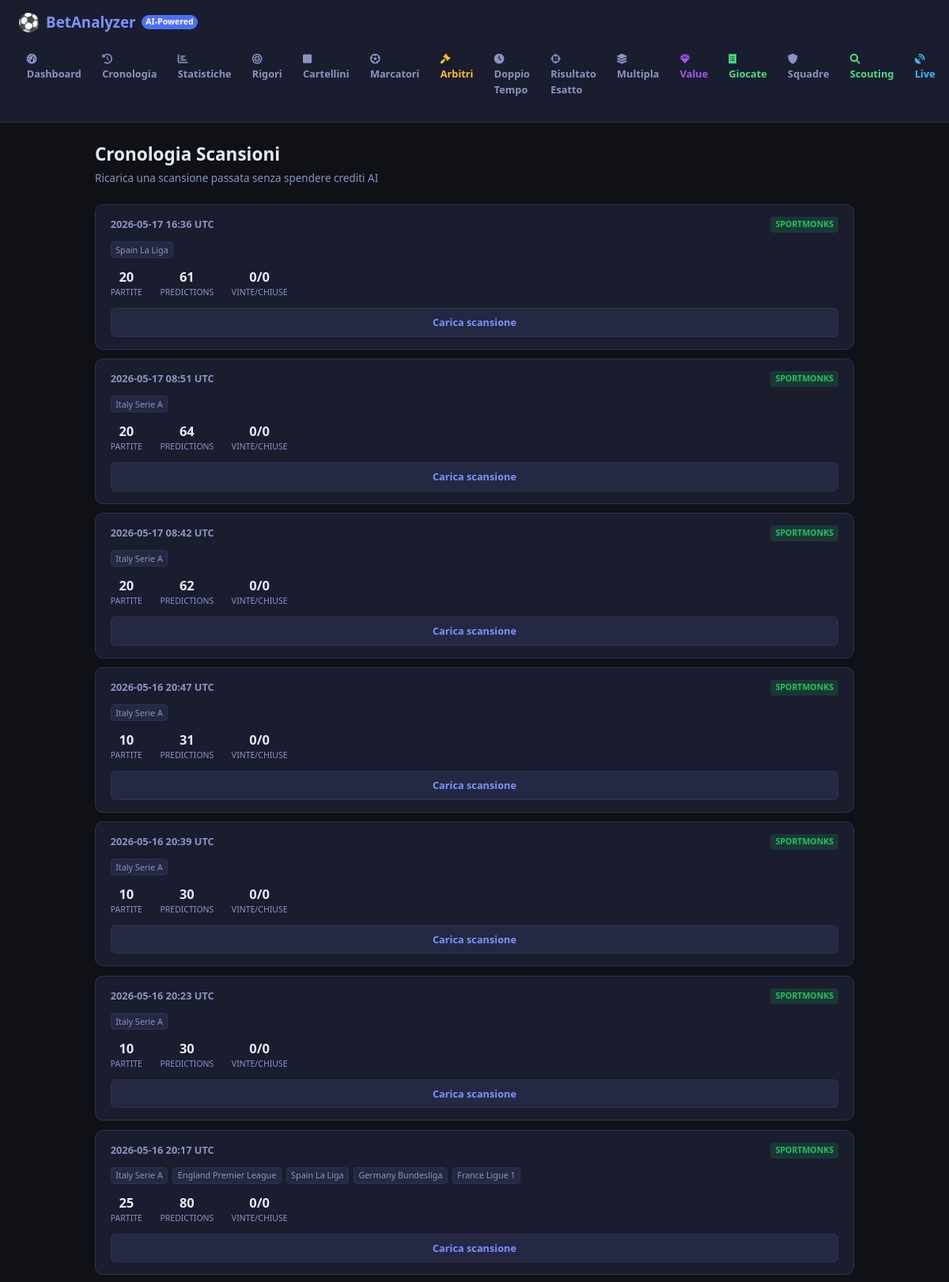
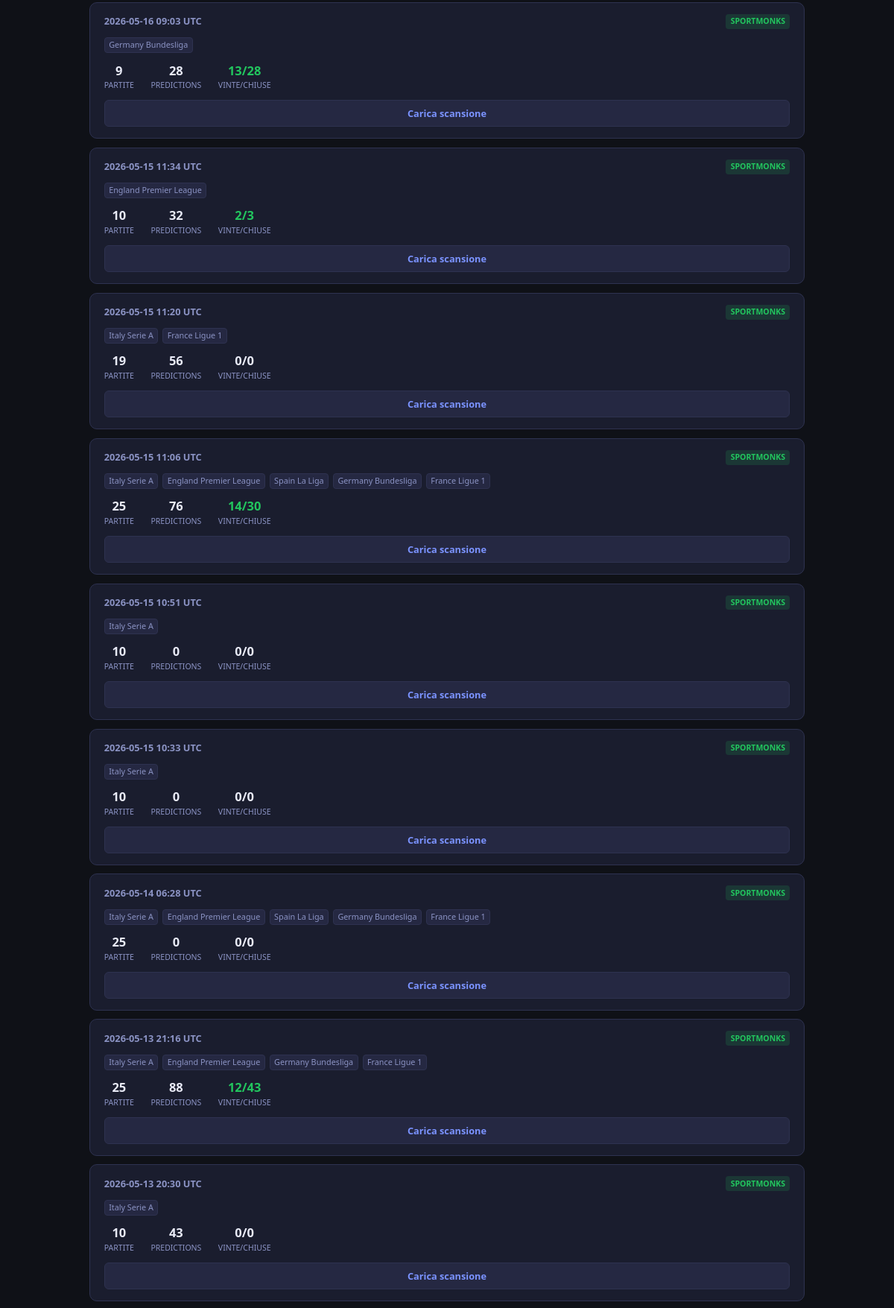
Screenshot of /scans (upper part) with the database file from the repository (2 pictures, top to bottom).
### tables this page shows
CREATE TABLE scans (
            id INTEGER PRIMARY KEY AUTOINCREMENT,
            timestamp TEXT NOT NULL,
            source TEXT NOT NULL,
            leagues TEXT NOT NULL,
            match_count INTEGER NOT NULL DEFAULT 0
        );

### app.py (the view)
@app.route("/scans")
def scans_page():
    from db.database import list_scans
    scans = list_scans()
    return render_template("scans.html", scans=scans, state=_state)

### db/database.py (called while the page is built)
def _get_conn() -> sqlite3.Connection:
    DB_PATH.parent.mkdir(exist_ok=True)
    conn = sqlite3.connect(str(DB_PATH), check_same_thread=False)
    conn.row_factory = sqlite3.Row
    conn.execute("PRAGMA journal_mode=WAL")
    conn.execute("PRAGMA foreign_keys=ON")
    return conn

def list_scans(limit: int = 50) -> list[dict]:
    conn = _get_conn()
    rows = conn.execute("""
        SELECT s.*,
               COUNT(p.id) as prediction_count,
               SUM(CASE WHEN p.result = 'W' THEN 1 ELSE 0 END) as wins,
               SUM(CASE WHEN p.result IS NOT NULL THEN 1 ELSE 0 END) as settled
        FROM scans s
        LEFT JOIN predictions p ON p.scan_id = s.id
        GROUP BY s.id
        ORDER BY s.timestamp DESC
        LIMIT ?
    """, (limit,)).fetchall()
    conn.close()
    return [{
        "id": r["id"],
        "timestamp": r["timestamp"],
        "source": r["source"],
        "leagues": json.loads(r["leagues"]),
        "match_count": r["match_count"],
        "prediction_count": r["prediction_count"],
        "wins": r["wins"] or 0,
        "settled": r["settled"] or 0,
    } for r in rows]

### templates/scans.html (shortened to what this page needs)
{% extends "base.html" %}
{% block content %}
<div class="page-wrap">
    <h1 class="page-title">Cronologia Scansioni</h1>
    <p class="page-subtitle">Ricarica una scansione passata senza spendere crediti AI</p>
    {% if scans %}
    <div class="scans-list">
        {% for scan in scans %}
        <div class="scan-card">
            <div class="scan-header">
                <span class="scan-date">{{ scan.timestamp[:16] | replace('T', ' ') }} UTC</span>
                <span class="scan-source-badge source-{{ scan.source }}">{{ scan.source }}</span>
            </div>
            <div class="scan-body">
                <div class="scan-leagues">
                    {% for league in scan.leagues %}
                    <span class="scan-league-tag">{{ league | replace('_', ' ') | title }}</span>
                    {% endfor %}
                </div>
                <div class="scan-stats-row">
                    <div class="scan-stat">
                        <span class="scan-stat-num">{{ scan.match_count }}</span>
                        <span class="scan-stat-label">Partite</span>
                    </div>
                    <div class="scan-stat">
                        <span class="scan-stat-num">{{ scan.prediction_count }}</span>
                        <span class="scan-stat-label">Predictions</span>
                    </div>
                    <div class="scan-stat">
                        <span class="scan-stat-num {% if scan.settled > 0 %}stat-settled{% endif %}">
                            {{ scan.wins }}/{{ scan.settled }}
                        </span>
                        <span class="scan-stat-label">Vinte/Chiuse</span>
                    </div>
                </div>
            </div>
            <a href="/scans/{{ scan.id }}" class="scan-load-btn">Carica scansione</a>
        </div>
        {% endfor %}
    </div>
    {% else %}
    <div class="empty-state">
        <div class="empty-icon">📂</div>
        <h2>Nessuna scansione salvata</h2>
        <p>Lancia un'analisi dalla dashboard — verrà salvata automaticamente qui.</p>
    </div>
    {% endif %}
</div>
{% endblock %}

### static/style.css (style rules this page uses)
*, *::before, *::after { box-sizing: border-box; margin: 0; padding: 0; }
:root { --bg: #0f1117; --surface: #1a1d2e; --surface2: #252842; --border: #2e3250; --text: #e8eaf6; --text-muted: #8b93c4; --accent: #4f6ef7; --accent-light: #7b93ff; --green: #22c55e; --red: #ef4444; --yellow: #f59e0b; --best-gold: #fbbf24; --serie-a: #0057a8; --premier: #3d195b; --la-liga: #c8102e; font-family: 'Segoe UI', system-ui, -apple-system, sans-serif; font-size: 15px; line-height: 1.5; }
body { background: var(--bg); color: var(--text); min-height: 100vh; }
body { padding-bottom: 120px; }
.page-wrap { max-width: 960px; margin: 0 auto; }
.page-title { font-size: 1.5rem; margin-bottom: 0.25rem; }
.page-subtitle { color: var(--text-muted); font-size: 0.9rem; margin-bottom: 1.5rem; }
.scans-list { display: flex; flex-direction: column; gap: 0.75rem; }
.scan-card { background: var(--surface); border: 1px solid var(--border); border-radius: 10px; padding: 1rem 1.25rem; transition: border-color 0.2s; }
.scan-header { display: flex; justify-content: space-between; align-items: center; margin-bottom: 0.75rem; }
.scan-date { font-size: 0.85rem; color: var(--text-muted); font-weight: 600; }
.scan-source-badge { font-size: 0.7rem; font-weight: 700; padding: 0.2em 0.6em; border-radius: 4px; text-transform: uppercase; }
.source-sportmonks { background: rgba(34,197,94,0.15); color: var(--green); }
.scan-leagues { display: flex; flex-wrap: wrap; gap: 0.4rem; margin-bottom: 0.75rem; }
.scan-league-tag { font-size: 0.72rem; background: var(--surface2); border: 1px solid var(--border); padding: 0.15em 0.5em; border-radius: 4px; color: var(--text-muted); }
.scan-stats-row { display: flex; gap: 1.5rem; margin-bottom: 0.75rem; }
.scan-stat { display: flex; flex-direction: column; align-items: center; }
.scan-stat-num { font-size: 1.1rem; font-weight: 800; }
.scan-stat-label { font-size: 0.7rem; color: var(--text-muted); text-transform: uppercase; }
.stat-settled { color: var(--green); }
.scan-load-btn { display: block; text-align: center; padding: 0.5rem; background: var(--surface2); border: 1px solid var(--border); border-radius: 6px; color: var(--accent-light); text-decoration: none; font-size: 0.85rem; font-weight: 600; transition: all 0.2s; }

### rows the page displays
scans: timestamp "2026-05-17 16:36", source "SPORTMONKS", league "Spain La Liga", match_count "20", prediction_count "61", wins "0", settled "0"
scans: timestamp "2026-05-17 08:51", source "SPORTMONKS", league "Italy Serie A", match_count "20", prediction_count "64", wins "0", settled "0"
scans: timestamp "2026-05-17 08:42", source "SPORTMONKS", league "Italy Serie A", match_count "20", prediction_count "62", wins "0", settled "0"
scans: timestamp "2026-05-16 20:47", source "SPORTMONKS", league "Italy Serie A", match_count "10", prediction_count "31", wins "0", settled "0"
scans: timestamp "2026-05-16 20:39", source "SPORTMONKS", league "Italy Serie A", match_count "10", prediction_count "30", wins "0", settled "0"
scans: timestamp "2026-05-16 20:23", source "SPORTMONKS", league "Italy Serie A", match_count "10", prediction_count "30", wins "0", settled "0"
scans: timestamp "2026-05-16 20:17", source "SPORTMONKS", league "Italy Serie A" "England Premier League" "Spain La Liga" "Germany Bundesliga" "France Ligue 1", match_count "25", prediction_count "80", wins "0", settled "0"
scans: timestamp "2026-05-16 09:03", source "SPORTMONKS", league "Germany Bundesliga", match_count "9", prediction_count "28", wins "13", settled "28"
scans: timestamp "2026-05-15 11:34", source "SPORTMONKS", league "England Premier League", match_count "10", prediction_count "32", wins "2", settled "3"
scans: timestamp "2026-05-15 11:20", source "SPORTMONKS", league "Italy Serie A" "France Ligue 1", match_count "19", prediction_count "56", wins "0", settled "0"
scans: timestamp "2026-05-15 11:06", source "SPORTMONKS", league "Italy Serie A" "England Premier League" "Spain La Liga" "Germany Bundesliga" "France Ligue 1", match_count "25", prediction_count "76", wins "14", settled "30"
scans: timestamp "2026-05-15 10:51", source "SPORTMONKS", league "Italy Serie A", match_count "10", prediction_count "0", wins "0", settled "0"
scans: timestamp "2026-05-15 10:33", source "SPORTMONKS", league "Italy Serie A", match_count "10", prediction_count "0", wins "0", settled "0"
scans: timestamp "2026-05-14 06:28", source "SPORTMONKS", league "Italy Serie A" "England Premier League" "Spain La Liga" "Germany Bundesliga" "France Ligue 1", match_count "25", prediction_count "0", wins "0", settled "0"
scans: timestamp "2026-05-13 21:16", source "SPORTMONKS", league "Italy Serie A" "England Premier League" "Germany Bundesliga" "France Ligue 1", match_count "25", prediction_count "88", wins "12", settled "43"
scans: timestamp "2026-05-13 20:30", source "SPORTMONKS", league "Italy Serie A", match_count "10", prediction_count "43", wins "0", settled "0"
